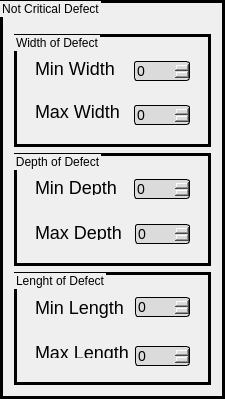
                           <widget class="QGroupBox" name="groupBox_14">
                            <property name="minimumSize">
                             <size>
                              <width>0</width>
                              <height>399</height>
                             </size>
                            </property>
                            <property name="styleSheet">
                             <string notr="true">font: 14pt &quot;Mongolian Baiti&quot;;
border:3px solid back</string>
                            </property>
                            <property name="title">
                             <string>Not Critical Defect</string>
                            </property>
                            <layout class="QVBoxLayout" name="verticalLayout_26">
                             <item>
                              <spacer name="verticalSpacer_30">
                               <property name="orientation">
                                <enum>Qt::Vertical</enum>
                               </property>
                               <property name="sizeType">
                                <enum>QSizePolicy::Fixed</enum>
                               </property>
                               <property name="sizeHint" stdset="0">
                                <size>
                                 <width>20</width>
                                 <height>20</height>
                                </size>
                               </property>
                              </spacer>
                             </item>
                             <item>
                              <widget class="QGroupBox" name="groupBox_6">
                               <property name="minimumSize">
                                <size>
                                 <width>0</width>
                                 <height>86</height>
                                </size>
                               </property>
                               <property name="maximumSize">
                                <size>
                                 <width>16777215</width>
                                 <height>125</height>
                                </size>
                               </property>
                               <property name="styleSheet">
                                <string notr="true">font: 12pt &quot;Mongolian Baiti&quot;;
border:3px solid back</string>
                               </property>
                               <property name="title">
                                <string>Width of Defect</string>
                               </property>
                               <layout class="QVBoxLayout" name="verticalLayout_2">
                                <item>
                                 <widget class="QFrame" name="frame_86">
                                  <property name="minimumSize">
                                   <size>
                                    <width>0</width>
                                    <height>0</height>
                                   </size>
                                  </property>
                                  <property name="maximumSize">
                                   <size>
                                    <width>16777215</width>
                                    <height>32</height>
                                   </size>
                                  </property>
                                  <property name="baseSize">
                                   <size>
                                    <width>0</width>
                                    <height>0</height>
                                   </size>
                                  </property>
                                  <property name="styleSheet">
                                   <string notr="true">border: no</string>
                                  </property>
                                  <property name="frameShape">
                                   <enum>QFrame::StyledPanel</enum>
                                  </property>
                                  <property name="frameShadow">
                                   <enum>QFrame::Raised</enum>
                                  </property>
                                  <layout class="QHBoxLayout" name="horizontalLayout_76">
                                   <item>
                                    <widget class="QLabel" name="label_53">
                                     <property name="styleSheet">
                                      <string notr="true">font-size:18px;
font: 12pt &quot;Mongolian Baiti&quot;;
border: no</string>
                                     </property>
                                     <property name="text">
                                      <string>Min Width</string>
                                     </property>
                                    </widget>
                                   </item>
                                   <item>
                                    <widget class="QSpinBox" name="Width_not_critical">
                                     <property name="minimumSize">
                                      <size>
                                       <width>45</width>
                                       <height>20</height>
                                      </size>
                                     </property>
                                     <property name="maximumSize">
                                      <size>
                                       <width>56</width>
                                       <height>16777215</height>
                                      </size>
                                     </property>
                                     <property name="styleSheet">
                                      <string notr="true">background-color :rgb(219, 219, 219);
font-size:14px;
border-style: solid;
border-width: 1;
border-radius: 3;</string>
                                     </property>
                                    </widget>
                                   </item>
                                  </layout>
                                 </widget>
                                </item>
                                <item>
                                 <widget class="QFrame" name="frame_15">
                                  <property name="maximumSize">
                                   <size>
                                    <width>16777215</width>
                                    <height>31</height>
                                   </size>
                                  </property>
                                  <property name="styleSheet">
                                   <string notr="true">border: no</string>
                                  </property>
                                  <property name="frameShape">
                                   <enum>QFrame::StyledPanel</enum>
                                  </property>
                                  <property name="frameShadow">
                                   <enum>QFrame::Raised</enum>
                                  </property>
                                  <layout class="QHBoxLayout" name="horizontalLayout_31">
                                   <item>
                                    <widget class="QLabel" name="label_9">
                                     <property name="styleSheet">
                                      <string notr="true">font-size:18px;
font: 12pt &quot;Mongolian Baiti&quot;;
</string>
                                     </property>
                                     <property name="text">
                                      <string>Max Width </string>
                                     </property>
                                    </widget>
                                   </item>
                                   <item>
                                    <widget class="QSpinBox" name="Width_not_critical_Max">
                                     <property name="minimumSize">
                                      <size>
                                       <width>45</width>
                                       <height>20</height>
                                      </size>
                                     </property>
                                     <property name="maximumSize">
                                      <size>
                                       <width>56</width>
                                       <height>16777215</height>
                                      </size>
                                     </property>
                                     <property name="styleSheet">
                                      <string notr="true">background-color :rgb(219, 219, 219);
font-size:14px;
border-style: solid;
border-width: 1;
border-radius: 3;</string>
                                     </property>
                                    </widget>
                                   </item>
                                  </layout>
                                 </widget>
                                </item>
                               </layout>
                              </widget>
                             </item>
                             <item>
                              <widget class="QGroupBox" name="groupBox_15">
                               <property name="minimumSize">
                                <size>
                                 <width>0</width>
                                 <height>81</height>
                                </size>
                               </property>
                               <property name="maximumSize">
                                <size>
                                 <width>16777215</width>
                                 <height>126</height>
                                </size>
                               </property>
                               <property name="baseSize">
                                <size>
                                 <width>1</width>
                                 <height>0</height>
                                </size>
                               </property>
                               <property name="styleSheet">
                                <string notr="true">font: 12pt &quot;Mongolian Baiti&quot;;
border: 3px solid back</string>
                               </property>
                               <property name="title">
                                <string>Depth of Defect</string>
                               </property>
                               <layout class="QVBoxLayout" name="verticalLayout_6">
                                <item>
                                 <widget class="QFrame" name="frame_87">
                                  <property name="maximumSize">
                                   <size>
                                    <width>16777215</width>
                                    <height>34</height>
                                   </size>
                                  </property>
                                  <property name="styleSheet">
                                   <string notr="true">font-size:18px;
font: 12pt &quot;Mongolian Baiti&quot;;
border: no
</string>
                                  </property>
                                  <property name="frameShape">
                                   <enum>QFrame::StyledPanel</enum>
                                  </property>
                                  <property name="frameShadow">
                                   <enum>QFrame::Raised</enum>
                                  </property>
                                  <layout class="QHBoxLayout" name="horizontalLayout_77">
                                   <item>
                                    <widget class="QLabel" name="label_54">
                                     <property name="styleSheet">
                                      <string notr="true">font-size:18px;
font: 12pt &quot;Mongolian Baiti&quot;;
border: no</string>
                                     </property>
                                     <property name="text">
                                      <string>Min Depth </string>
                                     </property>
                                    </widget>
                                   </item>
                                   <item>
                                    <widget class="QSpinBox" name="Depth_not_Critical">
                                     <property name="minimumSize">
                                      <size>
                                       <width>45</width>
                                       <height>20</height>
                                      </size>
                                     </property>
                                     <property name="maximumSize">
                                      <size>
                                       <width>56</width>
                                       <height>16777215</height>
                                      </size>
                                     </property>
                                     <property name="styleSheet">
                                      <string notr="true">background-color :rgb(219, 219, 219);
font-size:14px;
border-style: solid;
border-width: 1;
border-radius: 3;</string>
                                     </property>
                                    </widget>
                                   </item>
                                  </layout>
                                 </widget>
                                </item>
                                <item>
                                 <widget class="QFrame" name="frame_17">
                                  <property name="maximumSize">
                                   <size>
                                    <width>16777215</width>
                                    <height>34</height>
                                   </size>
                                  </property>
                                  <property name="styleSheet">
                                   <string notr="true">font-size:18px;
font: 12pt &quot;Mongolian Baiti&quot;;
border: no</string>
                                  </property>
                                  <property name="frameShape">
                                   <enum>QFrame::StyledPanel</enum>
                                  </property>
                                  <property name="frameShadow">
                                   <enum>QFrame::Raised</enum>
                                  </property>
                                  <layout class="QHBoxLayout" name="horizontalLayout_34">
                                   <item>
                                    <widget class="QLabel" name="label_13">
                                     <property name="styleSheet">
                                      <string notr="true">font-size:18px;
font: 12pt &quot;Mongolian Baiti&quot;;
border: no</string>
                                     </property>
                                     <property name="text">
                                      <string>Max Depth </string>
                                     </property>
                                    </widget>
                                   </item>
                                   <item>
                                    <widget class="QSpinBox" name="Depth_not_Critical_Max">
                                     <property name="minimumSize">
                                      <size>
                                       <width>45</width>
                                       <height>20</height>
                                      </size>
                                     </property>
                                     <property name="maximumSize">
                                      <size>
                                       <width>55</width>
                                       <height>16777215</height>
                                      </size>
                                     </property>
                                     <property name="styleSheet">
                                      <string notr="true">background-color :rgb(219, 219, 219);
font-size:14px;
border-style: solid;
border-width: 1;
border-radius: 3;</string>
                                     </property>
                                    </widget>
                                   </item>
                                  </layout>
                                 </widget>
                                </item>
                               </layout>
                              </widget>
                             </item>
                             <item>
                              <widget class="QGroupBox" name="groupBox_16">
                               <property name="maximumSize">
                                <size>
                                 <width>16777215</width>
                                 <height>126</height>
                                </size>
                               </property>
                               <property name="styleSheet">
                                <string notr="true">font: 12pt &quot;Mongolian Baiti&quot;;
border: 3px solid back</string>
                               </property>
                               <property name="title">
                                <string>Lenght of Defect</string>
                               </property>
                               <layout class="QVBoxLayout" name="verticalLayout_27">
                                <item>
                                 <widget class="QFrame" name="frame_88">
                                  <property name="minimumSize">
                                   <size>
                                    <width>0</width>
                                    <height>0</height>
                                   </size>
                                  </property>
                                  <property name="maximumSize">
                                   <size>
                                    <width>16777215</width>
                                    <height>39</height>
                                   </size>
                                  </property>
                                  <property name="styleSheet">
                                   <string notr="true">border: no</string>
                                  </property>
                                  <property name="frameShape">
                                   <enum>QFrame::StyledPanel</enum>
                                  </property>
                                  <property name="frameShadow">
                                   <enum>QFrame::Raised</enum>
                                  </property>
                                  <layout class="QHBoxLayout" name="horizontalLayout_78">
                                   <item>
                                    <widget class="QLabel" name="label_55">
                                     <property name="styleSheet">
                                      <string notr="true">font-size:18px;
font: 12pt &quot;Mongolian Baiti&quot;;
border: no</string>
                                     </property>
                                     <property name="text">
                                      <string>Min Length </string>
                                     </property>
                                    </widget>
                                   </item>
                                   <item>
                                    <widget class="QSpinBox" name="lenght_not_critical">
                                     <property name="minimumSize">
                                      <size>
                                       <width>45</width>
                                       <height>20</height>
                                      </size>
                                     </property>
                                     <property name="maximumSize">
                                      <size>
                                       <width>56</width>
                                       <height>16777215</height>
                                      </size>
                                     </property>
                                     <property name="styleSheet">
                                      <string notr="true">background-color :rgb(219, 219, 219);
font-size:14px;
border-style: solid;
border-width: 1;
border-radius: 3;</string>
                                     </property>
                                     <property name="maximum">
                                      <number>1000</number>
                                     </property>
                                    </widget>
                                   </item>
                                  </layout>
                                 </widget>
                                </item>
                                <item>
                                 <widget class="QFrame" name="frame_18">
                                  <property name="maximumSize">
                                   <size>
                                    <width>16777215</width>
                                    <height>30</height>
                                   </size>
                                  </property>
                                  <property name="styleSheet">
                                   <string notr="true">border: no</string>
                                  </property>
                                  <property name="frameShape">
                                   <enum>QFrame::StyledPanel</enum>
                                  </property>
                                  <property name="frameShadow">
                                   <enum>QFrame::Raised</enum>
                                  </property>
                                  <layout class="QHBoxLayout" name="horizontalLayout_32">
                                   <item>
                                    <widget class="QLabel" name="label_19">
                                     <property name="styleSheet">
                                      <string notr="true">font-size:18px;
font: 12pt &quot;Mongolian Baiti&quot;;
border: no</string>
                                     </property>
                                     <property name="text">
                                      <string>Max Length</string>
                                     </property>
                                    </widget>
                                   </item>
                                   <item>
                                    <widget class="QSpinBox" name="lenght_not_critical_Max">
                                     <property name="minimumSize">
                                      <size>
                                       <width>0</width>
                                       <height>20</height>
                                      </size>
                                     </property>
                                     <property name="maximumSize">
                                      <size>
                                       <width>56</width>
                                       <height>16777215</height>
                                      </size>
                                     </property>
                                     <property name="styleSheet">
                                      <string notr="true">background-color :rgb(219, 219, 219);
font-size:14px;
border-style: solid;
border-width: 1;
border-radius: 3;</string>
                                     </property>
                                    </widget>
                                   </item>
                                  </layout>
                                 </widget>
                                </item>
                               </layout>
                              </widget>
                             </item>
                            </layout>
                           </widget>
